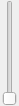
<?xml version="1.0" encoding="UTF-8"?>
<ui version="4.0">
 <class>TIGLSliderDialog</class>
 <widget class="QDialog" name="TIGLSliderDialog">
  <property name="windowModality">
   <enum>Qt::NonModal</enum>
  </property>
  <property name="geometry">
   <rect>
    <x>0</x>
    <y>0</y>
    <width>19</width>
    <height>106</height>
   </rect>
  </property>
  <property name="sizePolicy">
   <sizepolicy hsizetype="Minimum" vsizetype="Minimum">
    <horstretch>0</horstretch>
    <verstretch>0</verstretch>
   </sizepolicy>
  </property>
  <property name="focusPolicy">
   <enum>Qt::NoFocus</enum>
  </property>
  <property name="windowTitle">
   <string>&quot;&quot;</string>
  </property>
  <layout class="QHBoxLayout" name="horizontalLayout">
   <property name="leftMargin">
    <number>0</number>
   </property>
   <property name="topMargin">
    <number>0</number>
   </property>
   <property name="rightMargin">
    <number>0</number>
   </property>
   <property name="bottomMargin">
    <number>0</number>
   </property>
   <item>
    <widget class="QSlider" name="slider">
     <property name="orientation">
      <enum>Qt::Vertical</enum>
     </property>
    </widget>
   </item>
  </layout>
 </widget>
 <resources/>
 <connections/>
</ui>
